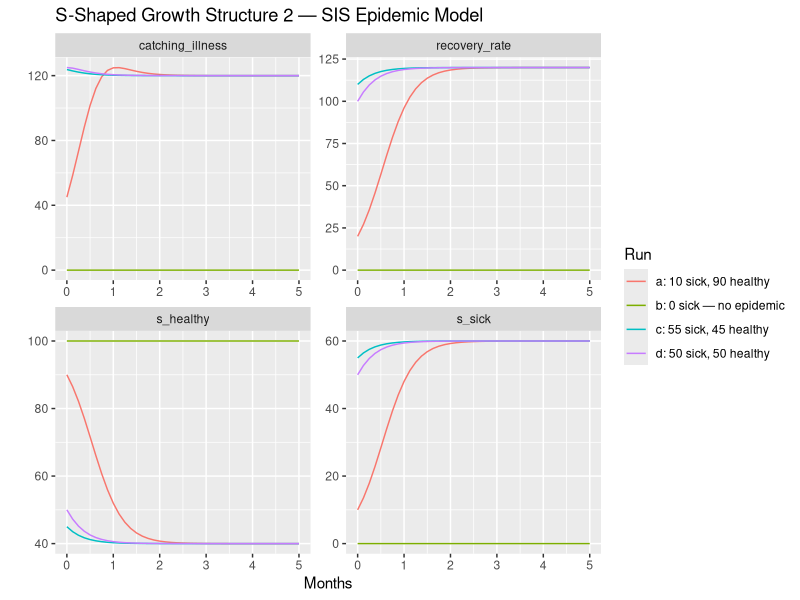

Write the R code that produced this figure.
# S-Shaped Growth Structure 2 — SIS Epidemic Model
# Road Maps 5: Generic Structures — S-Shaped Growth I (D-4432-2, Section: S-Shaped Growth Structure 2)
# Two stocks: Healthy People and Sick People. No permanent immunity — recovered people return to healthy.
# Infection rate is driven by the product of healthy and sick people (contact probability),
# creating a positive feedback loop early on, then a negative loop as healthy people are depleted.
# Replicates Exercise 2: four initial conditions showing all three possible behaviors.

library(deSolve)
library(tidyverse)

START <- 0; FINISH <- 5; STEP <- 0.125   # months
simtime <- seq(START, FINISH, by = STEP)

# parameters
params <- c(p_duration_of_illness     = 0.5,   # months
            p_population_interactions = 10,    # contacts per person per month
            p_prob_catching           = 0.5)   # probability of catching illness on contact (dimensionless)

# model
model <- function(time, stocks, params) {
  with(as.list(c(stocks, params)), {

    a_total_population  <- s_healthy + s_sick                                              # people
    a_prob_contact_sick <- s_sick / a_total_population                                     # dimensionless

    f_catching_illness  <- s_healthy * a_prob_contact_sick *
                           p_population_interactions * p_prob_catching                     # people/month
    f_recovery_rate     <- s_sick / p_duration_of_illness                                  # people/month

    ds_healthy_dt <- f_recovery_rate - f_catching_illness
    ds_sick_dt    <- f_catching_illness - f_recovery_rate

    return(list(c(ds_healthy_dt, ds_sick_dt),
                catching_illness = f_catching_illness,
                recovery_rate    = f_recovery_rate))
  })
}

# four runs matching Exercise 2 (a–d)
run_a <- data.frame(ode(y = c(s_healthy = 90, s_sick = 10), times = simtime, func = model,
                        parms = params, method = "rk4")) %>%
  mutate(run = "a: 10 sick, 90 healthy")

run_b <- data.frame(ode(y = c(s_healthy = 100, s_sick = 0), times = simtime, func = model,
                        parms = params, method = "rk4")) %>%
  mutate(run = "b: 0 sick — no epidemic")

run_c <- data.frame(ode(y = c(s_healthy = 45, s_sick = 55), times = simtime, func = model,
                        parms = params, method = "rk4")) %>%
  mutate(run = "c: 55 sick, 45 healthy")

run_d <- data.frame(ode(y = c(s_healthy = 50, s_sick = 50), times = simtime, func = model,
                        parms = params, method = "rk4")) %>%
  mutate(run = "d: 50 sick, 50 healthy")

# combine and plot
bind_rows(run_a, run_b, run_c, run_d) %>%
  gather(key = "variable", value = "value", s_healthy:recovery_rate) %>%
  ggplot(aes(x = time, y = value, colour = run)) +
  geom_line() +
  facet_wrap(vars(variable), scales = "free") +
  xlab("Months") +
  ylab("") +
  labs(title  = "S-Shaped Growth Structure 2 — SIS Epidemic Model",
       colour = "Run")
